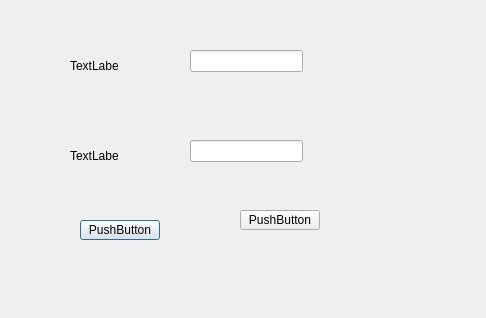
<?xml version="1.0" encoding="UTF-8"?>
<ui version="4.0">
 <class>LoginDlg</class>
 <widget class="QDialog" name="LoginDlg">
  <property name="geometry">
   <rect>
    <x>0</x>
    <y>0</y>
    <width>486</width>
    <height>318</height>
   </rect>
  </property>
  <property name="windowTitle">
   <string>Dialog</string>
  </property>
  <widget class="QPushButton" name="pushButton">
   <property name="geometry">
    <rect>
     <x>80</x>
     <y>220</y>
     <width>80</width>
     <height>20</height>
    </rect>
   </property>
   <property name="text">
    <string>PushButton</string>
   </property>
  </widget>
  <widget class="QPushButton" name="pushButton_2">
   <property name="geometry">
    <rect>
     <x>240</x>
     <y>210</y>
     <width>80</width>
     <height>20</height>
    </rect>
   </property>
   <property name="text">
    <string>PushButton</string>
   </property>
  </widget>
  <widget class="QLineEdit" name="lineEdit">
   <property name="geometry">
    <rect>
     <x>190</x>
     <y>50</y>
     <width>113</width>
     <height>22</height>
    </rect>
   </property>
  </widget>
  <widget class="QLineEdit" name="lineEdit_2">
   <property name="geometry">
    <rect>
     <x>190</x>
     <y>140</y>
     <width>113</width>
     <height>22</height>
    </rect>
   </property>
  </widget>
  <widget class="QLabel" name="label">
   <property name="geometry">
    <rect>
     <x>70</x>
     <y>60</y>
     <width>48</width>
     <height>12</height>
    </rect>
   </property>
   <property name="text">
    <string>TextLabel</string>
   </property>
  </widget>
  <widget class="QLabel" name="label_2">
   <property name="geometry">
    <rect>
     <x>70</x>
     <y>150</y>
     <width>48</width>
     <height>12</height>
    </rect>
   </property>
   <property name="text">
    <string>TextLabel</string>
   </property>
  </widget>
 </widget>
 <resources/>
 <connections/>
</ui>
